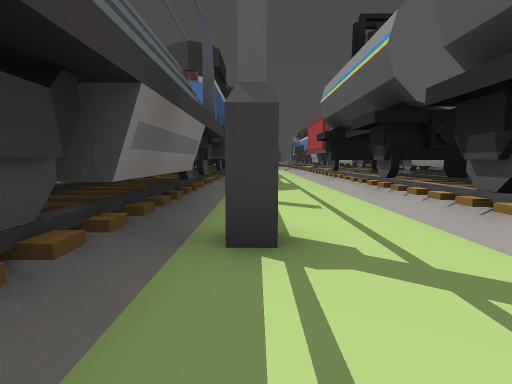
view 1 (above)

18 first-person views from a walk through a 3-D level made in the Godot game engine. The camera is 1.4 m above the floor, tilts 6° down and sees 80° across. The floor is counted in squares, 2 m on a side. Each view is taken from the middle of a square. On the plan, view 1 faces up. The plan holds only what a view shows up to about 10 squares ahead; the rest is blank. The place goes on beyond the plan.

view 2
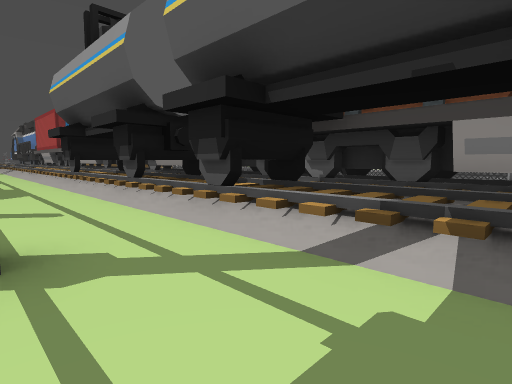

view 3
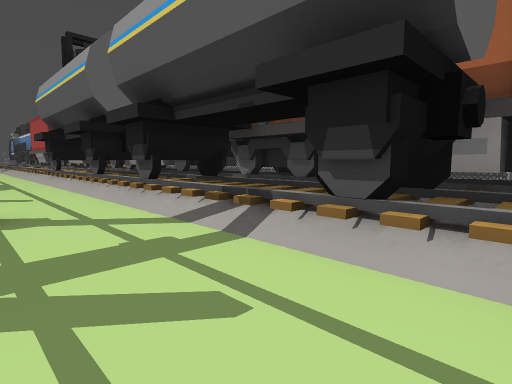

view 4
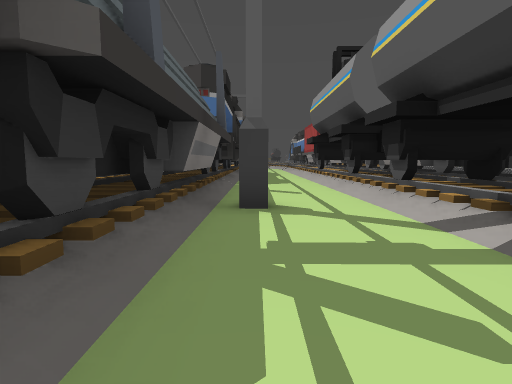

view 5
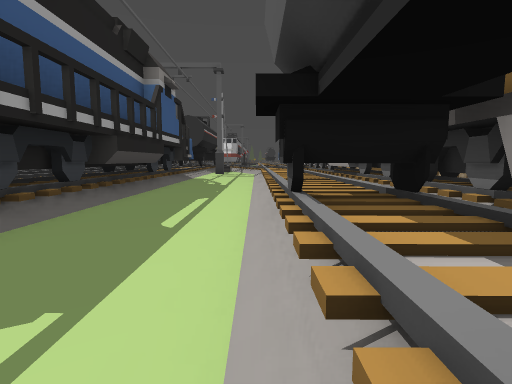

view 6
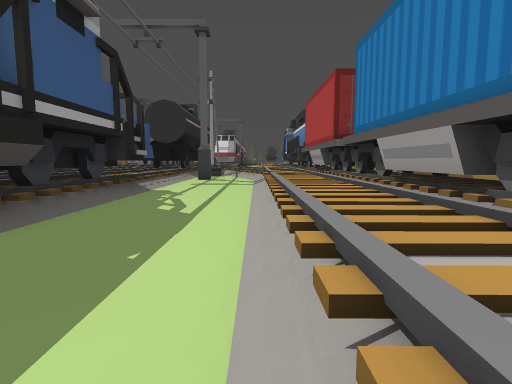

view 7
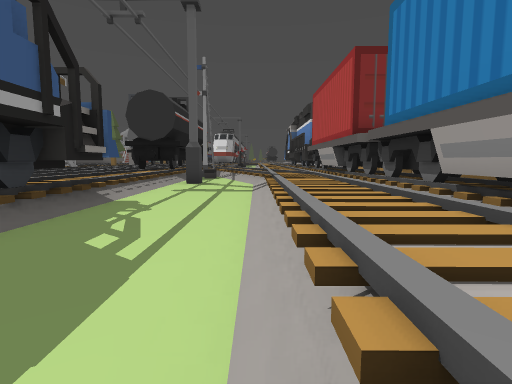

view 8
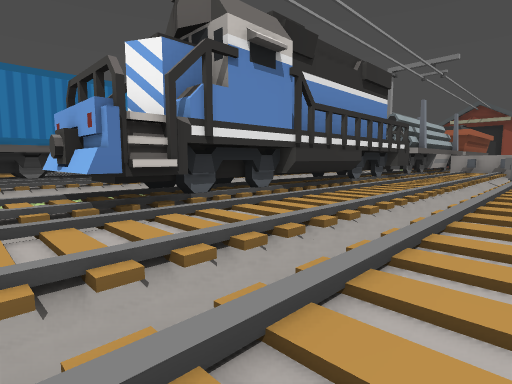

view 9
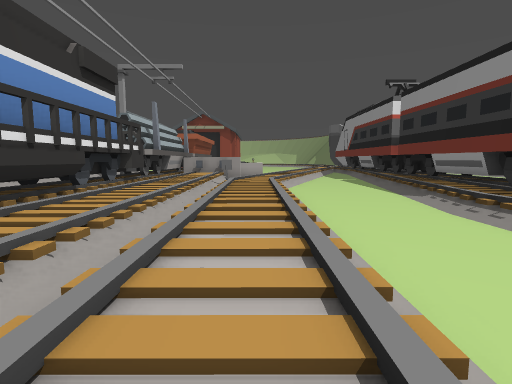

view 10
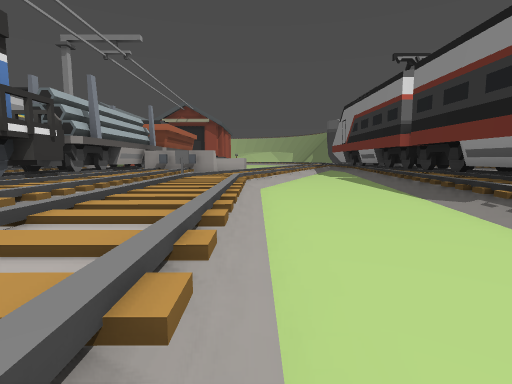

view 11
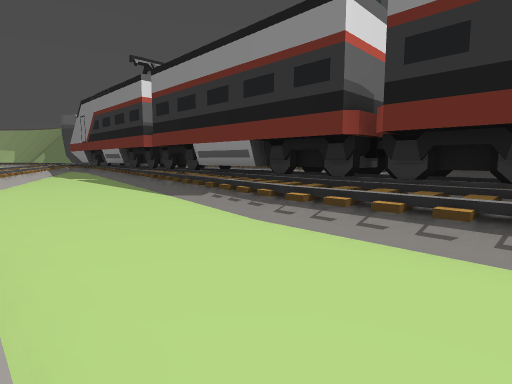

view 12
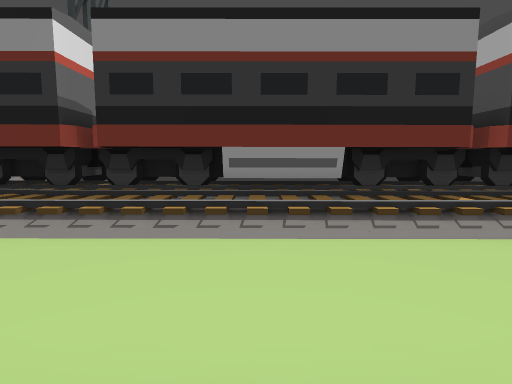

view 13
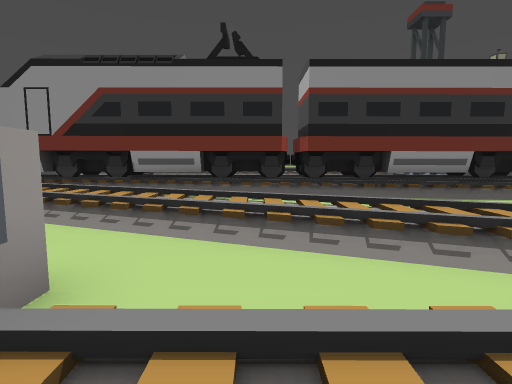

view 14
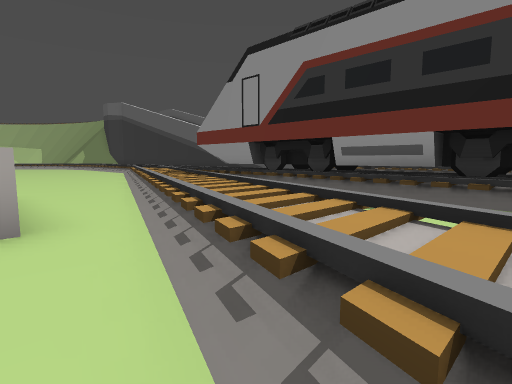

view 15
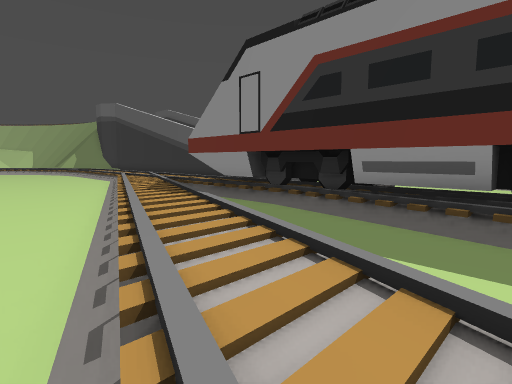

view 16
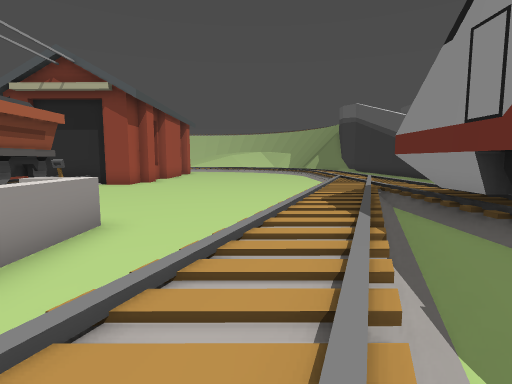

view 17
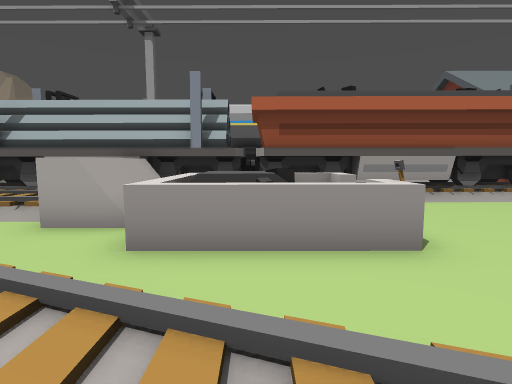

view 18
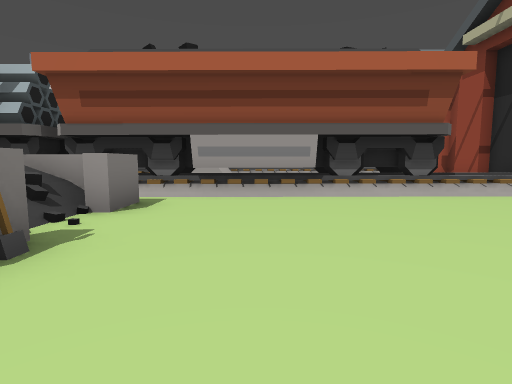

### Floor plan
Key: @ floor where view 1 was taken; # wall or solid block; . main floor; : floor 0.5 m higher than the main floor; + floor 0.75 m higher than the main floor; * floor 1 m higher than the main floor; % floor 1.75 m higher than the main floor; / step, stairs or slope; = window, fence, low wall or low ledge; ^ raised ledge; F fence; S sign.
Columns run from 14 left of view 1 to 10 right of it. Each row starts with its distance up from view 1.
 23 #            /#./ /#
 22 #           :/... /##  #
 21 #           :/... /##  #
 20 #/:/.  ://:/:/../:/##  #
 19 #/:/.. ://:##=../:/##  #
 18 ^/:/../://:###../:/##
 17 ^/:/../://:/##../:/#^
 16 #/:/../://:/##../:/##
 15 #/:/../://:###../:/#
 14 #/:/../://:###../:/#
 13 #/+/../://:###../:/##
 12 #/+/../://:###../:/##
 11 #/+.../://:/##../:/##
 10 ^/:.../://:/##../###
  9 ##/.../://:###../###
  8 ##/.../+//:###../:/##
  7 #+/.../+S/:/##../:/##
  6 #+/../+/./:/##../####
  5 #:.../:/./:/##../=###
  4 #:...//../:###../=###
  3 #/../+/..######./####
  2 #/../+..######../::##   F
  1 #/..+/..######../::##   F
  0 #/./:/.##  ###@./::##   F
 -1 #../:..^%%####../####   F
 -2 #..+/..^+*####..####
 -3 #./+/..^..^###
 -4 #.//.......###
 -5 #/:/.......###
 -6 :/:........###
 -7 ++/......../##
 -8    ......../##

Positions as (right, up) in squares from view 1, and headings:
1: (0, 0), facing up
2: (0, 0), facing up-right
3: (0, -2), facing up-right
4: (0, -2), facing up
5: (2, 6), facing up
6: (2, 11), facing up
7: (2, 13), facing up
8: (-7, 20), facing down-right
9: (-7, 19), facing down
10: (-8, 16), facing down
11: (-8, 16), facing down-left
12: (-7, 17), facing left
13: (-4, 4), facing left
14: (-7, 4), facing down-left
15: (-8, 3), facing down-left
16: (-10, 2), facing down
17: (-11, -1), facing right
18: (-9, -5), facing right
